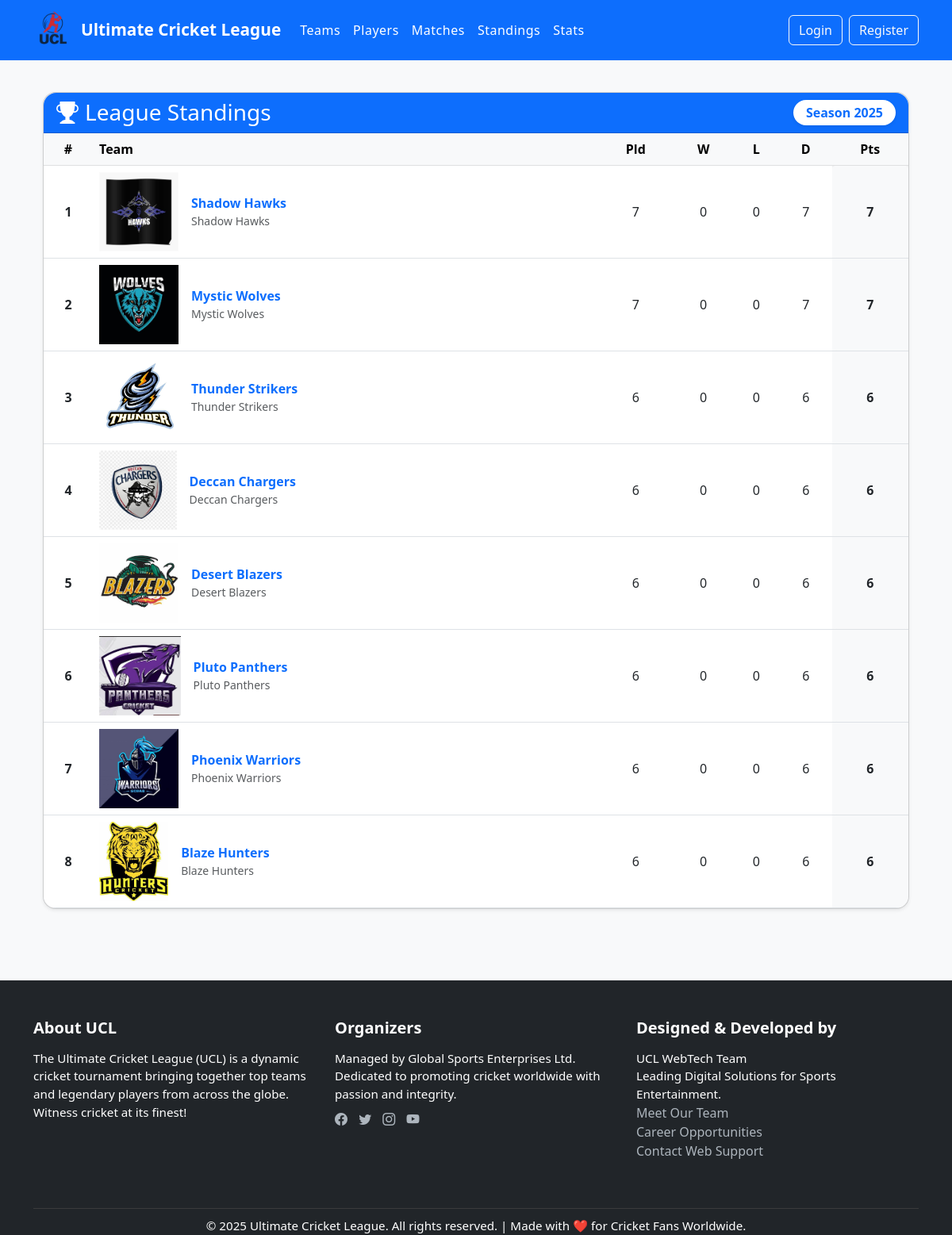
The page /standings/ on the database its author committed.
### tournament/models.py (models this page shows, shortened)
class Team(models.Model):
    name = models.CharField(max_length=100, unique=True)
    short_name = models.CharField(max_length=3, blank=True)
    logo = models.ImageField(upload_to='team_logos/', null=True, blank=True)
    home_ground = models.CharField(max_length=100)
    captain = models.ForeignKey('Player', on_delete=models.SET_NULL, null=True, blank=True, related_name='captain_of')
    coach = models.CharField(max_length=100)
    founded = models.PositiveIntegerField()
    public = models.BooleanField(default=True)
    manager = models.ForeignKey(User, on_delete=models.CASCADE, related_name='managed_teams', null=True, blank=True)
    matches_played = models.PositiveIntegerField(default=0)
    wins = models.PositiveIntegerField(default=0)
    losses = models.PositiveIntegerField(default=0)
    draws = models.PositiveIntegerField(default=0)
    points = models.PositiveIntegerField(default=0)  # Added concrete points field
    total_matches = models.IntegerField(default=0)
    wins = models.IntegerField(default=0)
    losses = models.IntegerField(default=0)
    draws = models.IntegerField(default=0)
    points = models.IntegerField(default=0)

### tournament/views.py (the view)
# urls.py: path('standings/', views.standings, name='standings'),
def standings(request):
    for team in Team.objects.all():
        matches = Match.objects.filter(
            Q(home_team=team) | Q(away_team=team),
            is_live=False,
            date__lt=timezone.now()
        )
        total_matches = matches.count()
        wins = 0
        draws = 0
        for match in matches:
            home = match.home_team
            away = match.away_team
            home_score = match.home_score
            away_score = match.away_score
            if home_score is None or away_score is None:
                continue
            if home_score == away_score:
                draws += 1
            elif home_score > away_score and team == home:
                wins += 1
            elif away_score > home_score and team == away:
                wins += 1
        losses = total_matches - wins - draws
        points = wins * 3 + draws
        team.total_matches = total_matches
        team.wins = wins
        team.losses = losses
        team.draws = draws
        team.points = points
        team.save()
    teams = Team.objects.all().order_by('-points', '-wins')
    return render(request, 'tournament/standings.html', {'standings': teams})

### tournament/templates/tournament/standings.html (shortened to what this page needs)
{% extends 'tournament/base.html' %}
{% load humanize %}
{% load static %}
{% block content %}
<div class="container py-3">
    <div class="card shadow-sm mb-4 bg-light rounded-4">
        <div class="card-header bg-primary text-white rounded-top-4">
            <div class="d-flex justify-content-between align-items-center">
                <h3 class="mb-0">
                    <i class="bi bi-trophy-fill me-2"></i>League Standings
                </h3>
                <span class="badge bg-white text-primary rounded-pill fs-6 px-3 py-2 shadow-sm">Season 2025</span>
            </div>
        </div>
        <div class="card-body p-0">
            <div class="table-responsive">
                <table class="table table-hover align-middle mb-0 rounded-4 overflow-hidden">
                    <thead class="table-light shadow-sm">
                        <tr>
                            <th class="text-center">#</th>
                            <th>Team</th>
                            <th class="text-center">Pld</th>
                            <th class="text-center">W</th>
                            <th class="text-center">L</th>
                            <th class="text-center">D</th>
                            <th class="text-center fw-bold">Pts</th>
                        </tr>
                    </thead>
                    <tbody>
                        {% for team in standings %}
                            <tr>
                                <td class="text-center fw-bold">
                                    {{ forloop.counter }}
                                </td>
                                <td>
                                    <a href="{% url 'team_detail' team.id %}" class="text-decoration-none d-flex align-items-center">
                                        <div class="logo-container me-3">
                                            <img src="{{ team.logo.url }}" alt="{{ team.name }}" class="team-logo">
                                        </div>
                                        <div>
                                            <span class="fw-semibold">{{ team.short_name|default:team.name }}</span>
                                            <small class="d-block text-muted">{{ team.name }}</small>
                                        </div>
                                    </a>
                                </td>
                                <td class="text-center">{{ team.total_matches }}</td>
                                <td class="text-center">{{ team.wins }}</td>
                                <td class="text-center">{{ team.losses }}</td>
                                <td class="text-center">{{ team.draws }}</td>
                                <td class="text-center fw-bold bg-light rounded">{{ team.points }}</td>
                            </tr>
                        {% endfor %}
                    </tbody>
                </table>
            </div>
        </div>
    </div>
</div>
{% endblock %}

### tournament/static/tournament/css/style.css (style rules this page uses)
body { background-color: #f8f9fa; font-family: 'Segoe UI', Tahoma, Geneva, Verdana, sans-serif; }
.card { box-shadow: 0 0.125rem 0.25rem rgba(0, 0, 0, 0.075); margin-bottom: 20px; }
.card-header { font-weight: bold; }
.table-responsive { overflow-x: auto; }
.table th { white-space: nowrap; }
.bg-primary { background-color: #0d6efd !important; }
.team-logo { max-height: 100px; max-width: 100%; }

### rows shown on the page
Team: logo (picture), short_name "Shadow Hawks", name "Shadow Hawks", total_matches "7", wins "0", losses "0", draws "7", points "7"
Team: logo (picture), short_name "Mystic Wolves", name "Mystic Wolves", total_matches "7", wins "0", losses "0", draws "7", points "7"
Team: logo (picture), short_name "Thunder Strikers", name "Thunder Strikers", total_matches "6", wins "0", losses "0", draws "6", points "6"
Team: logo (picture), short_name "Deccan Chargers", name "Deccan Chargers", total_matches "6", wins "0", losses "0", draws "6", points "6"
Team: logo (picture), short_name "Desert Blazers", name "Desert Blazers", total_matches "6", wins "0", losses "0", draws "6", points "6"
Team: logo (picture), short_name "Pluto Panthers", name "Pluto Panthers", total_matches "6", wins "0", losses "0", draws "6", points "6"
Team: logo (picture), short_name "Phoenix Warriors", name "Phoenix Warriors", total_matches "6", wins "0", losses "0", draws "6", points "6"
Team: logo (picture), short_name "Blaze Hunters", name "Blaze Hunters", total_matches "6", wins "0", losses "0", draws "6", points "6"
